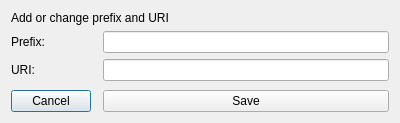
<?xml version="1.0" encoding="UTF-8"?>
<ui version="4.0">
 <class>Dialog</class>
 <widget class="QDialog" name="Dialog">
  <property name="geometry">
   <rect>
    <x>0</x>
    <y>0</y>
    <width>400</width>
    <height>123</height>
   </rect>
  </property>
  <property name="windowTitle">
   <string>Prefix Configuration</string>
  </property>
  <layout class="QGridLayout" name="gridLayout">
   <item row="4" column="0">
    <widget class="QPushButton" name="cancelButton">
     <property name="text">
      <string>Cancel</string>
     </property>
    </widget>
   </item>
   <item row="0" column="0" colspan="3">
    <widget class="QLabel" name="label_3">
     <property name="text">
      <string>Add or change prefix and URI</string>
     </property>
    </widget>
   </item>
   <item row="2" column="0">
    <widget class="QLabel" name="label_2">
     <property name="text">
      <string>URI:</string>
     </property>
    </widget>
   </item>
   <item row="4" column="2">
    <widget class="QPushButton" name="saveButton">
     <property name="text">
      <string>Save</string>
     </property>
    </widget>
   </item>
   <item row="1" column="0">
    <widget class="QLabel" name="label">
     <property name="text">
      <string>Prefix:</string>
     </property>
    </widget>
   </item>
   <item row="1" column="2">
    <widget class="QLineEdit" name="prefixEdit"/>
   </item>
   <item row="2" column="2">
    <widget class="QLineEdit" name="uriEdit"/>
   </item>
   <item row="3" column="2">
    <spacer name="verticalSpacer">
     <property name="orientation">
      <enum>Qt::Vertical</enum>
     </property>
     <property name="sizeHint" stdset="0">
      <size>
       <width>20</width>
       <height>40</height>
      </size>
     </property>
    </spacer>
   </item>
  </layout>
 </widget>
 <resources/>
 <connections/>
</ui>
